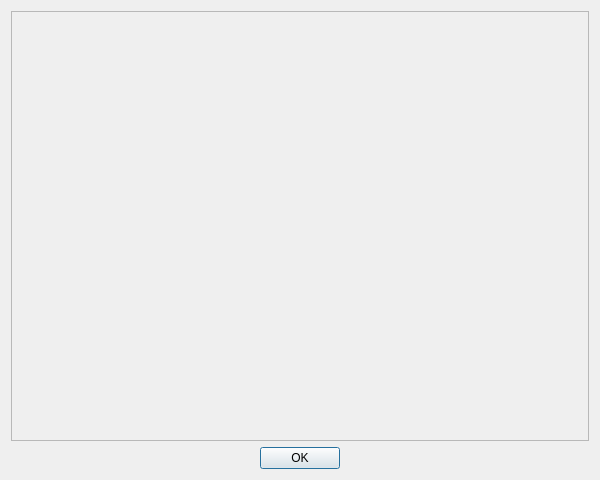
<?xml version="1.0" encoding="UTF-8"?>
<ui version="4.0">
 <class>HelpDialog</class>
 <widget class="QDialog" name="HelpDialog">
  <property name="geometry">
   <rect>
    <x>0</x>
    <y>0</y>
    <width>600</width>
    <height>480</height>
   </rect>
  </property>
  <property name="windowTitle">
   <string>Dialog</string>
  </property>
  <layout class="QVBoxLayout" name="verticalLayout">
   <item>
    <widget class="QScrollArea" name="scrollArea">
     <property name="widgetResizable">
      <bool>true</bool>
     </property>
     <widget class="QWidget" name="scrollAreaWidgetContents">
      <property name="geometry">
       <rect>
        <x>0</x>
        <y>0</y>
        <width>578</width>
        <height>426</height>
       </rect>
      </property>
     </widget>
    </widget>
   </item>
   <item>
    <widget class="QDialogButtonBox" name="buttonBox">
     <property name="standardButtons">
      <set>QDialogButtonBox::Ok</set>
     </property>
     <property name="centerButtons">
      <bool>true</bool>
     </property>
    </widget>
   </item>
  </layout>
 </widget>
 <resources/>
 <connections/>
</ui>
